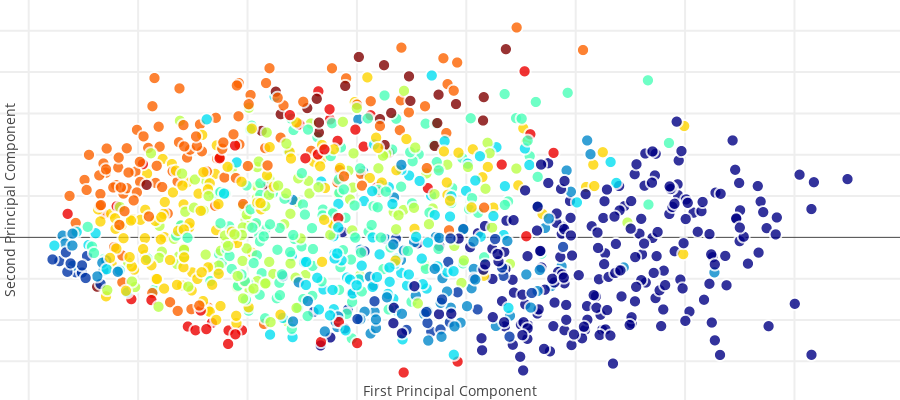

The notebook cell saved with this chart:
### Code cell
# X_pruned, Y_pruned = prune_iter(X_nd, Y, 100, 0.4)
X_pruned, Y_pruned = prune_grid(X_nd, Y)

trace0 = go.Scattergl(
    x=X_pruned[:,0],
    y=X_pruned[:,1],
    mode='markers',
    text=Y,
    showlegend=False,
    marker=dict(
        size=12,
        color=Y_pruned,
        colorscale='Jet',
        showscale=False,
        line=dict(
            width= 2,
            color='rgb(255, 255, 255)'),
        opacity = 0.8))
data = [trace0]

layout = go.Layout(
    # title='Principal Component Analysis (PCA)',
    hovermode='closest',
    height=400,
    xaxis=dict(
        title='First Principal Component',
        ticklen=5,
        zeroline=False,
        gridwidth=2),
    yaxis=dict(
        title='Second Principal Component',
        ticklen=5,
        gridwidth=2),
    margin=go.layout.Margin(
        l=0,
        r=0,
        b=0,
        t=0,
        pad=4
    ),
    showlegend=True)

fig = dict(data=data, layout=layout)
py.iplot(fig, filename='styled-scatter')
txt = py.offline.plot(
    fig,
    # filename='/home/vu/Workspace/teaching/pr/01-dimensionality-reduction/pca.html',
    include_plotlyjs=False,
    output_type='div',
    auto_open=False,
    config={
        #'displayModeBar': False
    })
with open('/home/vu/Workspace/teaching/pr/01-dimensionality-reduction/pca.html', 'w') as f:
    f.write(txt)

### Figure 1 — Plotly figure (JSON) as saved in the notebook; plotly's stock layout.template omitted (floating-point values rounded to 4 significant figures; data arrays with more than 128 entries replaced by an {"elided": "..."} marker saying what was removed)
{"data": [{"marker": {"color": {"elided": "1016 int values"}, "colorscale": "Jet", "line": {"color": "rgb(255, 255, 255)", "width": 2}, "opacity": 0.8, "showscale": false, "size": 12}, "mode": "markers", "showlegend": false, "text": {"elided": "6000 int values"}, "type": "scattergl", "uid": "847129cc-7fa1-48dc-862c-ba7a27bfe7aa", "x": {"elided": "1016 float values"}, "y": {"elided": "1016 float values"}}], "layout": {"height": 400, "hovermode": "closest", "margin": {"b": 0, "l": 0, "pad": 4, "r": 0, "t": 0}, "showlegend": true, "xaxis": {"gridwidth": 2, "ticklen": 5, "title": {"text": "First Principal Component"}, "zeroline": false}, "yaxis": {"gridwidth": 2, "ticklen": 5, "title": {"text": "Second Principal Component"}}}}
